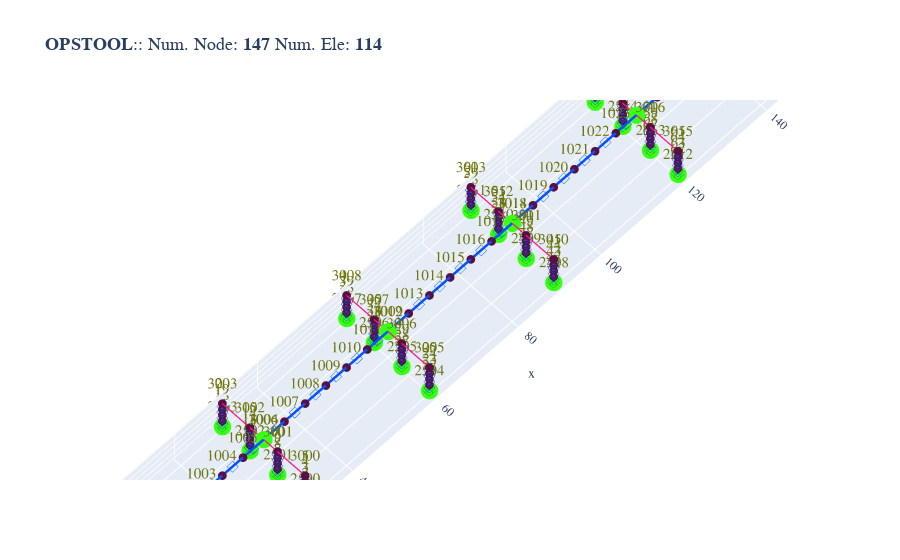

Notebook code cell kept with this figure:
### Markdown cell above
### 桥墩支座

### Code cell
def set_single_bearing(capbeam_center_nodes, deck_nodes, mat_tags, start_ele_tag=2000, tol=1e-6):
    """
    capbeam_center_nodes : 一维列表，每墩的盖梁中心节点
    deck_nodes           : 二维列表的主梁节点
    start_ele_tag        : 零长度单元起始号
    mat_tags             : (kx_tag, ky_tag, kz_tag)
    """
    deck_tags = [dn for row in deck_nodes for dn in row]
    deck_xyz = {dn: ops.nodeCoord(dn) for dn in deck_tags}

    ele = int(start_ele_tag)
    kx, ky, kz = mat_tags
    bearing_eles, mapping = [], []

    for cap_main in capbeam_center_nodes:
        xc, yc, zc = ops.nodeCoord(cap_main)
        deck_near = min(
            deck_tags,
            key=lambda dn: (deck_xyz[dn][0]-xc)**2 + (deck_xyz[dn][1]-yc)**2 + (deck_xyz[dn][2]-zc)**2
        )
        ops.element('zeroLength', ele, deck_near, cap_main,
                    '-mat', kx, ky, kz, '-dir', 1, 2, 3)
        bearing_eles.append(ele)
        mapping.append((cap_main, deck_near))
        ele += 1

    return {"bearing_eles": bearing_eles, "map": mapping}

    
bear_res = set_single_bearing(capbeam_res["capbeam_center_nodes"],deck_res["deck_nodes"],mat_tags=(4,5,6))
opsvis.plot_model(show_node_numbering=True)

### Figure 1 — Plotly figure (JSON) as saved in the notebook; plotly's stock layout.template omitted (floating-point values rounded to 4 significant figures; data arrays with more than 128 entries replaced by an {"elided": "..."} marker saying what was removed)
{"data": [{"connectgaps": false, "hoverinfo": "skip", "line": {"color": "#0652ff", "width": 5}, "mode": "lines", "name": "ForceBeamColumn3d", "type": "scatter3d", "x": {"elided": "192 float values"}, "y": {"elided": "192 float values"}, "z": {"elided": "192 float values"}}, {"connectgaps": false, "hoverinfo": "skip", "line": {"color": "#0652ff", "width": 5}, "mode": "lines", "name": "ElasticBeam3d", "type": "scatter3d", "x": [0.0, 5.0, NaN, 5.0, 10.0, NaN, 10.0, 15.0, NaN, 15.0, 20.0, NaN, 20.0, 25.0, NaN, 25.0, 30.0, NaN, 30.0, 35.0, NaN, 35.0, 40.0, NaN, 40.0, 45.0, NaN, 45.0, 50.0, NaN, 50.0, 55.0, NaN, 55.0, 60.0, NaN, 60.0, 65.0, NaN, 65.0, 70.0, NaN, 70.0, 75.0, NaN, 75.0, 80.0, NaN, 80.0, 85.0, NaN, 85.0, 90.0, NaN, 90.0, 95.0, NaN, 95.0, 100.0, NaN, 100.0, 105.0, NaN, 105.0, 110.0, NaN, 110.0, 115.0, NaN, 115.0, 120.0, NaN, 120.0, 125.0, NaN, 125.0, 130.0, NaN, 130.0, 135.0, NaN, 135.0, 140.0, NaN, 140.0, 145.0, NaN, 145.0, 150.0, NaN], "y": [0.0, 0.0, NaN, 0.0, 0.0, NaN, 0.0, 0.0, NaN, 0.0, 0.0, NaN, 0.0, 0.0, NaN, 0.0, 0.0, NaN, 0.0, 0.0, NaN, 0.0, 0.0, NaN, 0.0, 0.0, NaN, 0.0, 0.0, NaN, 0.0, 0.0, NaN, 0.0, 0.0, NaN, 0.0, 0.0, NaN, 0.0, 0.0, NaN, 0.0, 0.0, NaN, 0.0, 0.0, NaN, 0.0, 0.0, NaN, 0.0, 0.0, NaN, 0.0, 0.0, NaN, 0.0, 0.0, NaN, 0.0, 0.0, NaN, 0.0, 0.0, NaN, 0.0, 0.0, NaN, 0.0, 0.0, NaN, 0.0, 0.0, NaN, 0.0, 0.0, NaN, 0.0, 0.0, NaN, 0.0, 0.0, NaN, 0.0, 0.0, NaN, 0.0, 0.0, NaN], "z": [8.0, 8.0, NaN, 8.0, 8.0, NaN, 8.0, 8.0, NaN, 8.0, 8.0, NaN, 8.0, 8.0, NaN, 8.0, 8.0, NaN, 8.0, 8.0, NaN, 8.0, 8.0, NaN, 8.0, 8.0, NaN, 8.0, 8.0, NaN, 8.0, 8.0, NaN, 8.0, 8.0, NaN, 8.0, 8.0, NaN, 8.0, 8.0, NaN, 8.0, 8.0, NaN, 8.0, 8.0, NaN, 8.0, 8.0, NaN, 8.0, 8.0, NaN, 8.0, 8.0, NaN, 8.0, 8.0, NaN, 8.0, 8.0, NaN, 8.0, 8.0, NaN, 8.0, 8.0, NaN, 8.0, 8.0, NaN, 8.0, 8.0, NaN, 8.0, 8.0, NaN, 8.0, 8.0, NaN, 8.0, 8.0, NaN, 8.0, 8.0, NaN, 8.0, 8.0, NaN]}, {"connectgaps": false, "hoverinfo": "skip", "line": {"color": "#39FF14", "width": 5}, "mode": "lines", "name": "ZeroLength", "type": "scatter3d", "x": [30.0, 30.0, NaN, 30.0, 30.0, NaN, 30.0, 30.0, NaN, 30.0, 30.0, NaN, 60.0, 60.0, NaN, 60.0, 60.0, NaN, 60.0, 60.0, NaN, 60.0, 60.0, NaN, 90.0, 90.0, NaN, 90.0, 90.0, NaN, 90.0, 90.0, NaN, 90.0, 90.0, NaN, 120.0, 120.0, NaN, 120.0, 120.0, NaN, 120.0, 120.0, NaN, 120.0, 120.0, NaN, 30.0, 30.0, NaN, 60.0, 60.0, NaN, 90.0, 90.0, NaN, 120.0, 120.0, NaN], "y": [-10.0, -10.0, NaN, -3.333, -3.333, NaN, 3.333, 3.333, NaN, 10.0, 10.0, NaN, -10.0, -10.0, NaN, -3.333, -3.333, NaN, 3.333, 3.333, NaN, 10.0, 10.0, NaN, -10.0, -10.0, NaN, -3.333, -3.333, NaN, 3.333, 3.333, NaN, 10.0, 10.0, NaN, -10.0, -10.0, NaN, -3.333, -3.333, NaN, 3.333, 3.333, NaN, 10.0, 10.0, NaN, 0.0, 0.0, NaN, 0.0, 0.0, NaN, 0.0, 0.0, NaN, 0.0, 0.0, NaN], "z": [0.0, 0.0, NaN, 0.0, 0.0, NaN, 0.0, 0.0, NaN, 0.0, 0.0, NaN, 0.0, 0.0, NaN, 0.0, 0.0, NaN, 0.0, 0.0, NaN, 0.0, 0.0, NaN, 0.0, 0.0, NaN, 0.0, 0.0, NaN, 0.0, 0.0, NaN, 0.0, 0.0, NaN, 0.0, 0.0, NaN, 0.0, 0.0, NaN, 0.0, 0.0, NaN, 0.0, 0.0, NaN, 8.0, 8.0, NaN, 8.0, 8.0, NaN, 8.0, 8.0, NaN, 8.0, 8.0, NaN]}, {"customdata": ["eleTag: 1<br>connectedNodes:<br> [1 2]", "eleTag: 2<br>connectedNodes:<br> [2 3]", "eleTag: 3<br>connectedNodes:<br> [3 4]", "eleTag: 4<br>connectedNodes:<br> [4 5]", "eleTag: 5<br>connectedNodes:<br> [6 7]", "eleTag: 6<br>connectedNodes:<br> [7 8]", "eleTag: 7<br>connectedNodes:<br> [8 9]", "eleTag: 8<br>connectedNodes:<br> [ 9 10]", "eleTag: 9<br>connectedNodes:<br> [11 12]", "eleTag: 10<br>connectedNodes:<br> [12 13]", "eleTag: 11<br>connectedNodes:<br> [13 14]", "eleTag: 12<br>connectedNodes:<br> [14 15]", "eleTag: 13<br>connectedNodes:<br> [16 17]", "eleTag: 14<br>connectedNodes:<br> [17 18]", "eleTag: 15<br>connectedNodes:<br> [18 19]", "eleTag: 16<br>connectedNodes:<br> [19 20]", "eleTag: 17<br>connectedNodes:<br> [21 22]", "eleTag: 18<br>connectedNodes:<br> [22 23]", "eleTag: 19<br>connectedNodes:<br> [23 24]", "eleTag: 20<br>connectedNodes:<br> [24 25]", "eleTag: 21<br>connectedNodes:<br> [26 27]", "eleTag: 22<br>connectedNodes:<br> [27 28]", "eleTag: 23<br>connectedNodes:<br> [28 29]", "eleTag: 24<br>connectedNodes:<br> [29 30]", "eleTag: 25<br>connectedNodes:<br> [31 32]", "eleTag: 26<br>connectedNodes:<br> [32 33]", "eleTag: 27<br>connectedNodes:<br> [33 34]", "eleTag: 28<br>connectedNodes:<br> [34 35]", "eleTag: 29<br>connectedNodes:<br> [36 37]", "eleTag: 30<br>connectedNodes:<br> [37 38]", "eleTag: 31<br>connectedNodes:<br> [38 39]", "eleTag: 32<br>connectedNodes:<br> [39 40]", "eleTag: 33<br>connectedNodes:<br> [41 42]", "eleTag: 34<br>connectedNodes:<br> [42 43]", "eleTag: 35<br>connectedNodes:<br> [43 44]", "eleTag: 36<br>connectedNodes:<br> [44 45]", "eleTag: 37<br>connectedNodes:<br> [46 47]", "eleTag: 38<br>connectedNodes:<br> [47 48]", "eleTag: 39<br>connectedNodes:<br> [48 49]", "eleTag: 40<br>connectedNodes:<br> [49 50]", "eleTag: 41<br>connectedNodes:<br> [51 52]", "eleTag: 42<br>connectedNodes:<br> [52 53]", "eleTag: 43<br>connectedNodes:<br> [53 54]", "eleTag: 44<br>connectedNodes:<br> [54 55]", "eleTag: 45<br>connectedNodes:<br> [56 57]", "eleTag: 46<br>connectedNodes:<br> [57 58]", "eleTag: 47<br>connectedNodes:<br> [58 59]", "eleTag: 48<br>connectedNodes:<br> [59 60]", "eleTag: 49<br>connectedNodes:<br> [61 62]", "eleTag: 50<br>connectedNodes:<br> [62 63]", "eleTag: 51<br>connectedNodes:<br> [63 64]", "eleTag: 52<br>connectedNodes:<br> [64 65]", "eleTag: 53<br>connectedNodes:<br> [66 67]", "eleTag: 54<br>connectedNodes:<br> [67 68]", "eleTag: 55<br>connectedNodes:<br> [68 69]", "eleTag: 56<br>connectedNodes:<br> [69 70]", "eleTag: 57<br>connectedNodes:<br> [71 72]", "eleTag: 58<br>connectedNodes:<br> [72 73]", "eleTag: 59<br>connectedNodes:<br> [73 74]", "eleTag: 60<br>connectedNodes:<br> [74 75]", "eleTag: 61<br>connectedNodes:<br> [76 77]", "eleTag: 62<br>connectedNodes:<br> [77 78]", "eleTag: 63<br>connectedNodes:<br> [78 79]", "eleTag: 64<br>connectedNodes:<br> [79 80]"], "hovertemplate": "%{customdata}", "marker": {"color": "#0652ff", "size": 3, "symbol": "diamond-open"}, "mode": "markers", "name": "ForceBeamColumn3d", "type": "scatter3d", "x": [30.0, 30.0, 30.0, 30.0, 30.0, 30.0, 30.0, 30.0, 30.0, 30.0, 30.0, 30.0, 30.0, 30.0, 30.0, 30.0, 60.0, 60.0, 60.0, 60.0, 60.0, 60.0, 60.0, 60.0, 60.0, 60.0, 60.0, 60.0, 60.0, 60.0, 60.0, 60.0, 90.0, 90.0, 90.0, 90.0, 90.0, 90.0, 90.0, 90.0, 90.0, 90.0, 90.0, 90.0, 90.0, 90.0, 90.0, 90.0, 120.0, 120.0, 120.0, 120.0, 120.0, 120.0, 120.0, 120.0, 120.0, 120.0, 120.0, 120.0, 120.0, 120.0, 120.0, 120.0], "y": [-10.0, -10.0, -10.0, -10.0, -3.333, -3.333, -3.333, -3.333, 3.333, 3.333, 3.333, 3.333, 10.0, 10.0, 10.0, 10.0, -10.0, -10.0, -10.0, -10.0, -3.333, -3.333, -3.333, -3.333, 3.333, 3.333, 3.333, 3.333, 10.0, 10.0, 10.0, 10.0, -10.0, -10.0, -10.0, -10.0, -3.333, -3.333, -3.333, -3.333, 3.333, 3.333, 3.333, 3.333, 10.0, 10.0, 10.0, 10.0, -10.0, -10.0, -10.0, -10.0, -3.333, -3.333, -3.333, -3.333, 3.333, 3.333, 3.333, 3.333, 10.0, 10.0, 10.0, 10.0], "z": [1.0, 3.0, 5.0, 7.0, 1.0, 3.0, 5.0, 7.0, 1.0, 3.0, 5.0, 7.0, 1.0, 3.0, 5.0, 7.0, 1.0, 3.0, 5.0, 7.0, 1.0, 3.0, 5.0, 7.0, 1.0, 3.0, 5.0, 7.0, 1.0, 3.0, 5.0, 7.0, 1.0, 3.0, 5.0, 7.0, 1.0, 3.0, 5.0, 7.0, 1.0, 3.0, 5.0, 7.0, 1.0, 3.0, 5.0, 7.0, 1.0, 3.0, 5.0, 7.0, 1.0, 3.0, 5.0, 7.0, 1.0, 3.0, 5.0, 7.0, 1.0, 3.0, 5.0, 7.0]}, {"customdata": ["eleTag: 1000<br>connectedNodes:<br> [1000 1001]", "eleTag: 1001<br>connectedNodes:<br> [1001 1002]", "eleTag: 1002<br>connectedNodes:<br> [1002 1003]", "eleTag: 1003<br>connectedNodes:<br> [1003 1004]", "eleTag: 1004<br>connectedNodes:<br> [1004 1005]", "eleTag: 1005<br>connectedNodes:<br> [1005 1006]", "eleTag: 1006<br>connectedNodes:<br> [1006 1007]", "eleTag: 1007<br>connectedNodes:<br> [1007 1008]", "eleTag: 1008<br>connectedNodes:<br> [1008 1009]", "eleTag: 1009<br>connectedNodes:<br> [1009 1010]", "eleTag: 1010<br>connectedNodes:<br> [1010 1011]", "eleTag: 1011<br>connectedNodes:<br> [1011 1012]", "eleTag: 1012<br>connectedNodes:<br> [1012 1013]", "eleTag: 1013<br>connectedNodes:<br> [1013 1014]", "eleTag: 1014<br>connectedNodes:<br> [1014 1015]", "eleTag: 1015<br>connectedNodes:<br> [1015 1016]", "eleTag: 1016<br>connectedNodes:<br> [1016 1017]", "eleTag: 1017<br>connectedNodes:<br> [1017 1018]", "eleTag: 1018<br>connectedNodes:<br> [1018 1019]", "eleTag: 1019<br>connectedNodes:<br> [1019 1020]", "eleTag: 1020<br>connectedNodes:<br> [1020 1021]", "eleTag: 1021<br>connectedNodes:<br> [1021 1022]", "eleTag: 1022<br>connectedNodes:<br> [1022 1023]", "eleTag: 1023<br>connectedNodes:<br> [1023 1024]", "eleTag: 1024<br>connectedNodes:<br> [1024 1025]", "eleTag: 1025<br>connectedNodes:<br> [1025 1026]", "eleTag: 1026<br>connectedNodes:<br> [1026 1027]", "eleTag: 1027<br>connectedNodes:<br> [1027 1028]", "eleTag: 1028<br>connectedNodes:<br> [1028 1029]", "eleTag: 1029<br>connectedNodes:<br> [1029 1030]"], "hovertemplate": "%{customdata}", "marker": {"color": "#0652ff", "size": 3, "symbol": "diamond-open"}, "mode": "markers", "name": "ElasticBeam3d", "type": "scatter3d", "x": [2.5, 7.5, 12.5, 17.5, 22.5, 27.5, 32.5, 37.5, 42.5, 47.5, 52.5, 57.5, 62.5, 67.5, 72.5, 77.5, 82.5, 87.5, 92.5, 97.5, 102.5, 107.5, 112.5, 117.5, 122.5, 127.5, 132.5, 137.5, 142.5, 147.5], "y": [0.0, 0.0, 0.0, 0.0, 0.0, 0.0, 0.0, 0.0, 0.0, 0.0, 0.0, 0.0, 0.0, 0.0, 0.0, 0.0, 0.0, 0.0, 0.0, 0.0, 0.0, 0.0, 0.0, 0.0, 0.0, 0.0, 0.0, 0.0, 0.0, 0.0], "z": [8.0, 8.0, 8.0, 8.0, 8.0, 8.0, 8.0, 8.0, 8.0, 8.0, 8.0, 8.0, 8.0, 8.0, 8.0, 8.0, 8.0, 8.0, 8.0, 8.0, 8.0, 8.0, 8.0, 8.0, 8.0, 8.0, 8.0, 8.0, 8.0, 8.0]}, {"customdata": ["eleTag: 1500<br>connectedNodes:<br> [   1 2500]", "eleTag: 1501<br>connectedNodes:<br> [   6 2501]", "eleTag: 1502<br>connectedNodes:<br> [  11 2502]", "eleTag: 1503<br>connectedNodes:<br> [  16 2503]", "eleTag: 1504<br>connectedNodes:<br> [  21 2504]", "eleTag: 1505<br>connectedNodes:<br> [  26 2505]", "eleTag: 1506<br>connectedNodes:<br> [  31 2506]", "eleTag: 1507<br>connectedNodes:<br> [  36 2507]", "eleTag: 1508<br>connectedNodes:<br> [  41 2508]", "eleTag: 1509<br>connectedNodes:<br> [  46 2509]", "eleTag: 1510<br>connectedNodes:<br> [  51 2510]", "eleTag: 1511<br>connectedNodes:<br> [  56 2511]", "eleTag: 1512<br>connectedNodes:<br> [  61 2512]", "eleTag: 1513<br>connectedNodes:<br> [  66 2513]", "eleTag: 1514<br>connectedNodes:<br> [  71 2514]", "eleTag: 1515<br>connectedNodes:<br> [  76 2515]", "eleTag: 2000<br>connectedNodes:<br> [1006 3004]", "eleTag: 2001<br>connectedNodes:<br> [1012 3009]", "eleTag: 2002<br>connectedNodes:<br> [1018 3014]", "eleTag: 2003<br>connectedNodes:<br> [1024 3019]"], "hovertemplate": "%{customdata}", "marker": {"color": "#39FF14", "size": 3, "symbol": "diamond-open"}, "mode": "markers", "name": "ZeroLength", "type": "scatter3d", "x": [30.0, 30.0, 30.0, 30.0, 60.0, 60.0, 60.0, 60.0, 90.0, 90.0, 90.0, 90.0, 120.0, 120.0, 120.0, 120.0, 30.0, 60.0, 90.0, 120.0], "y": [-10.0, -3.333, 3.333, 10.0, -10.0, -3.333, 3.333, 10.0, -10.0, -3.333, 3.333, 10.0, -10.0, -3.333, 3.333, 10.0, 0.0, 0.0, 0.0, 0.0], "z": [0.0, 0.0, 0.0, 0.0, 0.0, 0.0, 0.0, 0.0, 0.0, 0.0, 0.0, 0.0, 0.0, 0.0, 0.0, 0.0, 8.0, 8.0, 8.0, 8.0]}, {"customdata": {"elided": "147 str values"}, "hovertemplate": "x: %{x}<br>y: %{y}<br>z: %{z} <br>nodeTag: %{customdata}", "marker": {"color": "#580f41", "size": 3, "symbol": "circle"}, "mode": "markers", "name": "Nodes", "type": "scatter3d", "x": {"elided": "147 float values"}, "y": {"elided": "147 float values"}, "z": {"elided": "147 float values"}}, {"mode": "text", "name": "Node Tag", "text": {"elided": "147 str values"}, "textfont": {"color": "#6e750e", "size": 15}, "type": "scatter3d", "x": {"elided": "147 float values"}, "y": {"elided": "147 float values"}, "z": {"elided": "147 float values"}}, {"connectgaps": false, "hoverinfo": "skip", "line": {"color": "#15b01a", "width": 1}, "mode": "lines", "name": "BC", "type": "scatter3d", "x": {"elided": "288 float values"}, "y": {"elided": "288 float values"}, "z": {"elided": "288 float values"}}, {"connectgaps": false, "hoverinfo": "skip", "line": {"color": "#FF1493", "width": 2.5}, "mode": "lines", "name": "mp constraint", "type": "scatter3d", "x": [30.0, 30.0, NaN, 30.0, 30.0, NaN, 30.0, 30.0, NaN, 30.0, 30.0, NaN, 30.0, 30.0, NaN, 30.0, 30.0, NaN, 30.0, 30.0, NaN, 60.0, 60.0, NaN, 60.0, 60.0, NaN, 60.0, 60.0, NaN, 60.0, 60.0, NaN, 60.0, 60.0, NaN, 60.0, 60.0, NaN, 60.0, 60.0, NaN, 90.0, 90.0, NaN, 90.0, 90.0, NaN, 90.0, 90.0, NaN, 90.0, 90.0, NaN, 90.0, 90.0, NaN, 90.0, 90.0, NaN, 90.0, 90.0, NaN, 120.0, 120.0, NaN, 120.0, 120.0, NaN, 120.0, 120.0, NaN, 120.0, 120.0, NaN, 120.0, 120.0, NaN, 120.0, 120.0, NaN, 120.0, 120.0, NaN], "y": [-10.0, -10.0, NaN, -3.333, -3.333, NaN, -3.333, -10.0, NaN, -3.333, 3.333, NaN, -3.333, 10.0, NaN, 3.333, 3.333, NaN, 10.0, 10.0, NaN, -10.0, -10.0, NaN, -3.333, -3.333, NaN, -3.333, -10.0, NaN, -3.333, 3.333, NaN, -3.333, 10.0, NaN, 3.333, 3.333, NaN, 10.0, 10.0, NaN, -10.0, -10.0, NaN, -3.333, -3.333, NaN, -3.333, -10.0, NaN, -3.333, 3.333, NaN, -3.333, 10.0, NaN, 3.333, 3.333, NaN, 10.0, 10.0, NaN, -10.0, -10.0, NaN, -3.333, -3.333, NaN, -3.333, -10.0, NaN, -3.333, 3.333, NaN, -3.333, 10.0, NaN, 3.333, 3.333, NaN, 10.0, 10.0, NaN], "z": [8.0, 8.0, NaN, 8.0, 8.0, NaN, 8.0, 8.0, NaN, 8.0, 8.0, NaN, 8.0, 8.0, NaN, 8.0, 8.0, NaN, 8.0, 8.0, NaN, 8.0, 8.0, NaN, 8.0, 8.0, NaN, 8.0, 8.0, NaN, 8.0, 8.0, NaN, 8.0, 8.0, NaN, 8.0, 8.0, NaN, 8.0, 8.0, NaN, 8.0, 8.0, NaN, 8.0, 8.0, NaN, 8.0, 8.0, NaN, 8.0, 8.0, NaN, 8.0, 8.0, NaN, 8.0, 8.0, NaN, 8.0, 8.0, NaN, 8.0, 8.0, NaN, 8.0, 8.0, NaN, 8.0, 8.0, NaN, 8.0, 8.0, NaN, 8.0, 8.0, NaN, 8.0, 8.0, NaN, 8.0, 8.0, NaN]}, {"hoverinfo": "skip", "marker": {"color": "#39FF14", "size": 6}, "mode": "markers", "type": "scatter3d", "x": [30.0, 30.0, 30.0, 30.0, 60.0, 60.0, 60.0, 60.0, 90.0, 90.0, 90.0, 90.0, 120.0, 120.0, 120.0, 120.0, 30.0, 60.0, 90.0, 120.0], "y": [-10.0, -3.333, 3.333, 10.0, -10.0, -3.333, 3.333, 10.0, -10.0, -3.333, 3.333, 10.0, -10.0, -3.333, 3.333, 10.0, 0.0, 0.0, 0.0, 0.0], "z": [0.0, 0.0, 0.0, 0.0, 0.0, 0.0, 0.0, 0.0, 0.0, 0.0, 0.0, 0.0, 0.0, 0.0, 0.0, 0.0, 8.0, 8.0, 8.0, 8.0]}], "layout": {"autosize": true, "font": {"family": "Arial, sans-serif"}, "scene": {"aspectmode": "data", "camera": {"eye": {"x": -300, "y": -300, "z": 750}, "projection": {"type": "orthographic"}}, "xaxis": {"showgrid": true, "visible": true, "zeroline": true}, "yaxis": {"showgrid": true, "visible": true, "zeroline": true}, "zaxis": {"showgrid": true, "visible": true, "zeroline": true}}, "showlegend": false, "title": {"font": {"family": "courier", "size": 18}, "text": "<b>OPSTOOL</b>:: Num. Node: <b>147</b> Num. Ele: <b>114</b>"}}}
